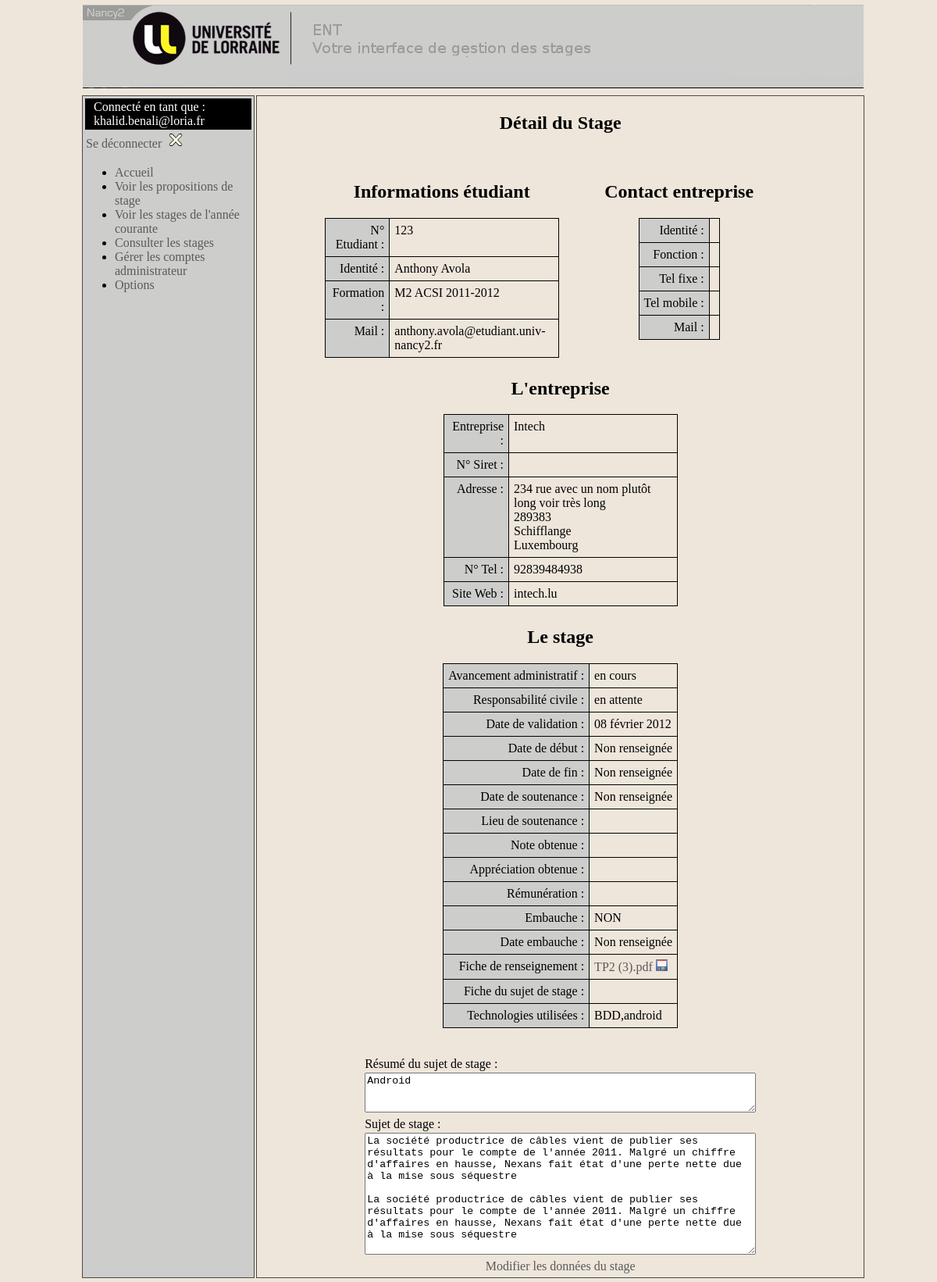
Screenshot of /?action=detailStage&idstage=59 (signed in) with the database file from the repository.
### tables this page shows
CREATE TABLE IF NOT EXISTS `stage` (
  `idstage` int(11) NOT NULL AUTO_INCREMENT,
  `identreprise` int(11) DEFAULT NULL,
  `idcontact` int(11) DEFAULT NULL,
  `idpromotion` int(11) DEFAULT NULL,
  `idproposition` int(11) NOT NULL,
  `idutilisateur` int(11) NOT NULL,
  `sujetstage` text,
  `titrestage` varchar(200) NOT NULL,
  `technostage` varchar(200) NOT NULL,
  `datevalidation` date DEFAULT NULL,
  `datedebut` date DEFAULT NULL,
  `datefin` date DEFAULT NULL,
  `datesoutenance` date DEFAULT NULL,
  `lieusoutenance` varchar(50) DEFAULT NULL,
  `etatstage` varchar(50) DEFAULT NULL,
  `noteobtenue` smallint(6) DEFAULT NULL,
  `appreciationobtenue` text,
  `remuneration` text,
  `embauche` tinyint(1) DEFAULT NULL,
  `dateembauche` date DEFAULT NULL,
  `respcivil` tinyint(1) DEFAULT NULL,
  PRIMARY KEY (`idstage`),
  KEY `fk_association_9` (`idpromotion`),
  KEY `fk_propositionstage` (`idproposition`),
  KEY `fk_stage_contact` (`idcontact`),
  KEY `fk_stage_entreprise` (`identreprise`),
  KEY `fk_utilistateur_stage` (`idutilisateur`)
);

CREATE TABLE IF NOT EXISTS `utilisateur` (
  `idutilisateur` int(11) NOT NULL AUTO_INCREMENT,
  `idpromotion` int(11) NOT NULL,
  `mailutilisateur` varchar(50) DEFAULT NULL,
  `passwordutilisateur` varchar(50) DEFAULT NULL,
  `passwordutilisateurtmp` varchar(50) NOT NULL,
  `nomutilisateur` varchar(50) DEFAULT NULL,
  `prenomutilisateur` varchar(50) DEFAULT NULL,
  `numetudiant` varchar(50) DEFAULT NULL,
  `idConfirmationMail` varchar(100) NOT NULL,
  `admin` tinyint(1) DEFAULT NULL,
  PRIMARY KEY (`idutilisateur`),
  KEY `fk_utilisateurpromotion` (`idpromotion`)
);

CREATE TABLE IF NOT EXISTS `promotion` (
  `idpromotion` int(11) NOT NULL AUTO_INCREMENT,
  `nompromotion` varchar(50) DEFAULT NULL,
  `accesentreprises` tinyint(1) DEFAULT NULL,
  PRIMARY KEY (`idpromotion`)
);

CREATE TABLE IF NOT EXISTS `entreprise` (
  `identreprise` int(11) NOT NULL AUTO_INCREMENT,
  `nomentreprise` varchar(50) DEFAULT NULL,
  `adresseentreprise` varchar(200) DEFAULT NULL,
  `villeentreprise` varchar(50) DEFAULT NULL,
  `codepostalentreprise` varchar(50) DEFAULT NULL,
  `paysentreprise` varchar(50) DEFAULT NULL,
  `numerotelephone` varchar(50) DEFAULT NULL,
  `numerosiret` varchar(17) DEFAULT NULL,
  `urlsiteinternet` varchar(50) DEFAULT NULL,
  `statutjuridique` varchar(50) DEFAULT NULL,
  PRIMARY KEY (`identreprise`)
);

CREATE TABLE IF NOT EXISTS `ficherenseignement` (
  `id` int(11) NOT NULL AUTO_INCREMENT,
  `nomoriginal` varchar(300) NOT NULL,
  `nomunique` varchar(100) NOT NULL,
  `idproposition` int(11) NOT NULL,
  `idstage` int(11) NOT NULL,
  `type` varchar(100) NOT NULL,
  PRIMARY KEY (`id`)
);

### Pages/Vue/VueCorpsResponsable.php (the view, shortened to what the rows shown need)
<?php
require_once(RACINE_VUE.'Fonctions.php');
function genererDetailStage($stage, $modeleFicheRenseignement, $modeleFicheSujetStage, $tabTechno) {
    $corps = "";
    if ($stage != NULL) {
        if ($stage->getRespcivil() == 1) {
            $respcivil = "OK";
        } else {
            $respcivil = "en attente";
        }
        if ($stage->getEmbauche() == 1) {
            $embauche = "OUI";
        } else {
            $embauche = "NON";
        }
        $corps = "<td id = \"corps\">
            <h2>D&eacute;tail du Stage</h2><br/>
            <table class = \"tab_detail_stage\">
                <tr>
                    <td class=\"tab_bloc_detail_stage\"\">
                        <h2>Informations &eacute;tudiant</h2>
                        <table class=\"tab_interne_bloc\">
                            <tr>
                                <td class=\"tab_interne_bloc_colg\">
                                    N&deg; Etudiant :
                                </td>
                                <td class=\"tab_interne_bloc_cold\">
                                    " . $stage->getUtilisateur()->getNumeroetudiant() . "
                                </td>
                            </tr>
                            <tr>
                                <td class=\"tab_interne_bloc_colg\">
                                    Identit&eacute; :
                                </td>
                                <td class=\"tab_interne_bloc_cold\">
                                    " . $stage->getUtilisateur()->getPrenom() . " " . $stage->getUtilisateur()->getNom() . "
                                </td>
                            </tr>
                            <tr>
                                <td class=\"tab_interne_bloc_colg\">
                                    Formation :
                                </td>
                                <td class=\"tab_interne_bloc_cold\">
                                    " . $stage->getPromotion()->getNompromotion() . "
                                </td>
                            </tr>
                            <tr>
                                <td class=\"tab_interne_bloc_colg\">
                                    Mail :
                                </td>
                                <td class=\"tab_interne_bloc_cold\">
                                    " . $stage->getUtilisateur()->getMail() . "
                                </td>
                            </tr>
                        </table>
                    </td>
                     <td class=\"tab_bloc_detail_stage\">
                        <h2>Contact entreprise</h2>
                                    " .$stage->getContact()->getPrenom() . " " . $stage->getContact()->getNom() . "
                                    " . $stage->getContact()->getFonction() . "
                                    ". $stage->getContact()->getTelephoneFixe() .  "
                                    ". $stage->getContact()->getTelephoneMobile() . "
                                    ". $stage->getContact()->getMail() ."
                    </td>
                </tr>
            </table>
            <table class = \"tab_detail_stage\">
                <tr>
                    <td class=\"tab_bloc_detail_stage\" colspan=\"2\" class = \"tableau\">
                        <h2>L'entreprise</h2>
                        <table class=\"tab_interne_bloc\">
                            <tr>
                                <td class=\"tab_interne_bloc_colg\">
                                    Entreprise :
                                </td>
                                <td class=\"tab_interne_bloc_cold\">
                                " . $stage->getEntreprise()->getNom() . "
                                </td>
                            </tr>
                                " . $stage->getEntreprise()->getNumeroSiret() . "
                            <tr>
                                <td class=\"tab_interne_bloc_colg\">
                                    Adresse :
                                </td>
                                <td class=\"tab_interne_bloc_cold\">
                                " . $stage->getEntreprise()->getAdresse() . "<br/>".
                                    $stage->getEntreprise()->getCodePostal() . "<br/>" . $stage->getEntreprise()->getVille() . "<br/>" .
                                    $stage->getEntreprise()->getPays() . "<br/>
                                </td>
                            </tr>
                            <tr>
                                <td class=\"tab_interne_bloc_colg\">
                                    N&deg; Tel :
                                </td>
                                <td class=\"tab_interne_bloc_cold\">
                                    ".$stage->getEntreprise()->getNumeroTelephone() . "
                                </td>
                            </tr>
                            <tr>
                                <td class=\"tab_interne_bloc_colg\">
                                    Site Web :
                                </td>
                                <td class=\"tab_interne_bloc_cold\">
                                    ".$stage->getEntreprise()->getUrlSiteInternet() . "
                                </td>
                            </tr>
                        </table>
                    </td>
                </tr>
            </table>
            <table class = \"tab_detail_stage\">
                <tr>
                    <td class=\"tab_bloc_detail_stage\" colspan=\"2\" class = \"tableau\">
                        <h2>Le stage </h2>
                        <table class=\"tab_interne_bloc\">
                            <tr>
                                <td class=\"tab_interne_bloc_colg\">
                                    Avancement administratif :
                                </td>
                                <td class=\"tab_interne_bloc_cold\">
                                " . $stage->getEtatstage() . "
                                </td>
                            </tr>
                            <tr>
                                <td class=\"tab_interne_bloc_colg\">
                                    Responsabilit&eacute; civile :
                                </td>
                                <td class=\"tab_interne_bloc_cold\">
                                " . $respcivil . "
                                </td>
                            </tr>
                            <tr>
                                <td class=\"tab_interne_bloc_colg\">
                                    Date de validation :
                                </td>
                                <td class=\"tab_interne_bloc_cold\">
                                " . convertirDateENFR2($stage->getDatevalidation()) . "
                                </td>
                            </tr>
                                " . convertirDateENFR2($stage->getDatedebut()) . "
                                " . convertirDateENFR2($stage->getDatefin()) . "
                                " . convertirDateENFR2($stage->getDatesoutenance()) . "
                                " . $stage->getLieusoutenance() . "
                                " . $stage->getNoteobtenue() . "
                                " . $stage->getAppreciationobtenue() . "
                                " . $stage->getRemuneration() . "
                            <tr>
                                <td class=\"tab_interne_bloc_colg\">
                                     Embauche :
                                </td>
                                <td class=\"tab_interne_bloc_cold\">
                                " . $embauche . "
                                </td>
                            </tr>
                                " . convertirDateENFR2($stage->getDateembauche()) . "
                            <tr>
                                <td class=\"tab_interne_bloc_cold\">
                                <a href=\"" . RACINE . "?action=telechargement&type=renseignement&id=" . $stage->getIdstage() . "\">" .$modeleFicheRenseignement->getNomOriginal() . "</a>
                                    <a href=\"" . RACINE . "?action=telechargement&type=renseignement&id=" . $stage->getIdstage() . "\"><img src=\"".RACINE_IMAGE."disquette.png\" /></a>
                                </td>
                            </tr>
                            <tr>
                                <td class=\"tab_interne_bloc_cold\">";
                                $corps .="</td>
                            </tr>
                            <tr>
                                <td class=\"tab_interne_bloc_colg\">
                                     Technologies utilisées :
                                </td>";
                                $technoConcat = "";
                                if($tabTechno != null){
                                    foreach($tabTechno as $techno){
                                        $technoConcat .= $techno->getNom() .",";
                                    }
                                }
                                $technoConcat .= $stage->getTechnoStage() ;
                                $corps .= "
                                <td class=\"tab_interne_bloc_cold\">
                                    " . $technoConcat . "
                                </td>
                            </tr>
                        </table><br/><br/>
                        <table class=\"tab_interne_bloc\">
                            <tr>
                                <td>
                                    R&eacute;sum&eacute; du sujet de stage :
                                </td>
                            </tr>
                            <tr>
                                <td>
                                    <textarea readonly rows=\"3\" cols=\"60\" id=\"titreStage\" name=\"titreStage\" >" . $stage->getTitreStage() . "</textarea>
                                </td>
                            </tr>
                             <tr>
                                <td>
                                    Sujet de stage :
                                </td>
                            </tr>
                            <tr>
                                <td>
                                    <textarea readonly rows=\"10\" cols=\"60\" id=\"sujetStage\" name=\"sujetStage\" >" . $stage->getSujetstage() . "</textarea>
                                </td>
                            </tr>
                            <tr>
                                <td class=\"submit\">
                                    <a href=\"" . RACINE . "?action=editerStage&idstage=" . $stage->getIdstage() . "\">Modifier les donn&eacute;es du stage</a>
                                </td>
                            </tr>
                        </table>
                    </td>
                </tr>
            </table>
             </td>
            </tr>
        </table>
        ";
    }
    return $corps;
}
?>

### rows the page displays
stage: idutilisateur.numetudiant "123", idutilisateur.prenomutilisateur "Anthony", idutilisateur.nomutilisateur "Avola", idpromotion.nompromotion "M2 ACSI 2011-2012", idutilisateur.mailutilisateur "anthony.avola@etudiant.univ-nancy2.fr", identreprise.nomentreprise "Intech", identreprise.adresseentreprise "234 rue avec un nom plutôt long voir très long", identreprise.codepostalentreprise "289383", identreprise.villeentreprise "Schifflange", identreprise.paysentreprise "Luxembourg", identreprise.numerotelephone "92839484938", identreprise.urlsiteinternet "intech.lu", etatstage "en cours", respcivil "en attente", datevalidation "08 février 2012", embauche "NON", titreStage "Android", sujetStage "La société productrice de câbles vient de publier ses résultats pour le compte de l'année 2011. Malgré un chiffre d'affaires en hausse, Nexans fait état d'une perte nette due à la mise sous séquestre La société productrice de câbles vient de publier ses résultats pour le compte de l'année 2011. Malgré un chiffre d'affaires en hausse, Nexans fait état d'une perte nette due à la mise sous séquestre"
ficherenseignement: nomoriginal "TP2 (3).pdf"

### other values shown
$_SESSION['login'] "khalid.benali@loria.fr"
convertirDateENFR2($stage->getDatedebut()) "Non renseignée"
convertirDateENFR2($stage->getDatefin()) "Non renseignée"
convertirDateENFR2($stage->getDatesoutenance()) "Non renseignée"
convertirDateENFR2($stage->getDateembauche()) "Non renseignée"
$technoConcat "BDD,android"
